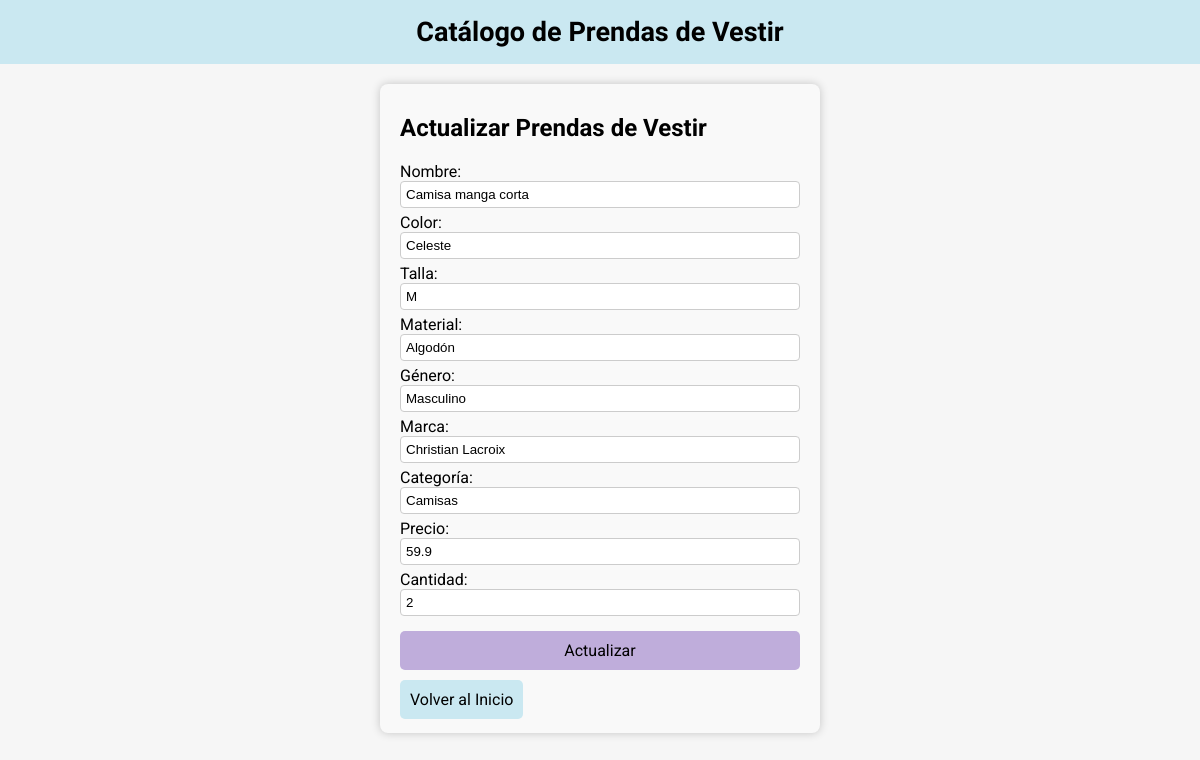
Screenshot of /editar/6 with the database file from the repository.
### app/models.py (models this page shows)
class Prenda(models.Model):
    nombre = models.CharField(max_length=50)
    color = models.CharField(max_length=20)
    talla = models.CharField(max_length=20)
    material = models.CharField(max_length=20)
    genero = models.CharField(max_length=20)
    marca = models.CharField(max_length=50)
    categoria = models.CharField(max_length=50)
    precio = models.FloatField()
    cantidad = models.IntegerField()
    class Meta:
        db_table = "prenda"

### app/views.py (the view)
# urls.py: path('editar/<int:prenda_id>', views.editar, name='editar'),
def editar(request, prenda_id):
    prenda = Prenda.objects.get(id=prenda_id)
    if request.method == "POST":
        form = PrendaForm(request.POST, instance=prenda)
        if form.is_valid():
            form.save(commit=True)
            return redirect('listar')
    else:
        form = PrendaForm(instance=prenda)
    contexto = {'form': form}
    return render(request, 'editar.html', contexto)

### app/forms.py
class PrendaForm(forms.ModelForm):
    class Meta:
        model = Prenda
        fields = "__all__"
    nombre = forms.CharField(label="Nombre", widget=forms.TextInput(attrs={'class': 'input'}))
    color = forms.CharField(label="Color", widget=forms.TextInput(attrs={'class': 'input'}))
    talla = forms.CharField(label="Talla", widget=forms.TextInput(attrs={'class': 'input'}))
    material = forms.CharField(label="Material", widget=forms.TextInput(attrs={'class': 'input'}))
    genero = forms.CharField(label="Género", widget=forms.TextInput(attrs={'class': 'input'}))
    marca = forms.CharField(label="Marca", widget=forms.TextInput(attrs={'class': 'input'}))
    categoria = forms.CharField(label="Categoría", widget=forms.TextInput(attrs={'class': 'input'}))
    precio = forms.FloatField(label="Precio", widget=forms.NumberInput(attrs={'class': 'input'}))
    cantidad = forms.IntegerField(label="Cantidad", widget=forms.NumberInput(attrs={'class': 'input'}))

### app/templates/editar.html (shortened to what this page needs)
{% extends 'index.html' %}
{% block principal %}
<div class="prenda-container">
    <h2>Actualizar Prendas de Vestir</h2>
    <form method="post">
        {{ form.as_table }}
        <button type="submit" class="btn btn-form">Actualizar</button>
    </form>
    <a href="{% url 'listar' %}" class="btn btn-inicio">Volver al Inicio</a>
</div>
{% endblock %}

### app/static/styles/style.css (style rules this page uses)
body { margin: 0px; background-color: #f6f6f6; }
.prenda-container { margin: 20px; padding: 10px 20px; background-color: #f9f9f9; border-radius: 8px; box-shadow: 0 0 10px rgba(0, 0, 0, 0.2); }
.btn { padding: 10px; color: #fff; border-radius: 5px; text-decoration: none; display: inline-block; position: relative; border-radius: 5px; background-repeat: no-repeat; transition: all 0.1s ease-in-out; z-index: 1; overflow: hidden; cursor: pointer; border: none; }
.btn::before { content: ""; width: 0; height: 100%; position: absolute; top: 0; left: 0; z-index: -1; transition: width 200ms ease-in-out; display: inline-block; }
.btn-form::before { background-color: #b66ff0; }
.btn-inicio::before { background-color: #6fe1f0; }
.btn-inicio { background-color: rgb(202, 232, 241); padding: 10px; border-radius: 5px; color: #000; text-decoration: none; }
.btn-form { display: flex; justify-content: center; margin: 10px 0px; width: 100%; background-color: #bfaddb; color: #000; font-family: "Roboto", sans-serif; font-size: 16px; }
form { width: 400px; text-align: left; }
.input { width: 100%; padding: 5px; margin-bottom: 5px; border: 1px solid #ccc; border-radius: 4px; box-sizing: border-box; }

### rows the page displays
Prenda: nombre "Camisa manga corta", color "Celeste", talla "M", material "Algodón", genero "Masculino", marca "Christian Lacroix", categoria "Camisas", precio "59.9", cantidad "2"
